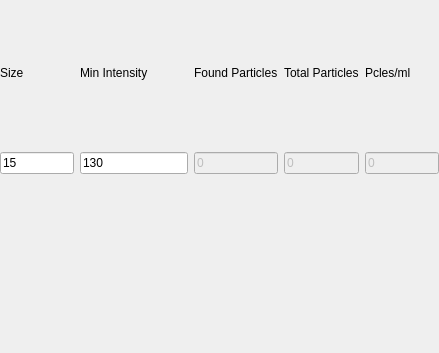
<?xml version="1.0" encoding="UTF-8"?>
<ui version="4.0">
 <class>Form</class>
 <widget class="QWidget" name="Form">
  <property name="geometry">
   <rect>
    <x>0</x>
    <y>0</y>
    <width>439</width>
    <height>353</height>
   </rect>
  </property>
  <property name="windowTitle">
   <string>Form</string>
  </property>
  <layout class="QVBoxLayout" name="verticalLayout">
   <property name="leftMargin">
    <number>0</number>
   </property>
   <property name="topMargin">
    <number>0</number>
   </property>
   <property name="rightMargin">
    <number>0</number>
   </property>
   <property name="bottomMargin">
    <number>0</number>
   </property>
   <item>
    <widget class="QWidget" name="settings_widget" native="true">
     <property name="maximumSize">
      <size>
       <width>16777215</width>
       <height>16777215</height>
      </size>
     </property>
     <layout class="QGridLayout" name="gridLayout">
      <property name="leftMargin">
       <number>0</number>
      </property>
      <property name="topMargin">
       <number>0</number>
      </property>
      <property name="rightMargin">
       <number>0</number>
      </property>
      <property name="bottomMargin">
       <number>0</number>
      </property>
      <item row="0" column="0">
       <widget class="QLabel" name="label">
        <property name="text">
         <string>Size</string>
        </property>
       </widget>
      </item>
      <item row="1" column="0">
       <widget class="QLineEdit" name="size_line">
        <property name="toolTip">
         <string>&lt;html&gt;&lt;head/&gt;&lt;body&gt;&lt;p&gt;Approximate size of the particles in pixels&lt;/p&gt;&lt;/body&gt;&lt;/html&gt;</string>
        </property>
        <property name="text">
         <string>15</string>
        </property>
       </widget>
      </item>
      <item row="1" column="3">
       <widget class="QLineEdit" name="min_mass_line">
        <property name="sizePolicy">
         <sizepolicy hsizetype="Fixed" vsizetype="Fixed">
          <horstretch>2</horstretch>
          <verstretch>0</verstretch>
         </sizepolicy>
        </property>
        <property name="minimumSize">
         <size>
          <width>0</width>
          <height>0</height>
         </size>
        </property>
        <property name="toolTip">
         <string>&lt;html&gt;&lt;head/&gt;&lt;body&gt;&lt;p&gt;Minimum intensity to apply as a threshold&lt;/p&gt;&lt;/body&gt;&lt;/html&gt;</string>
        </property>
        <property name="text">
         <string>130</string>
        </property>
       </widget>
      </item>
      <item row="1" column="4">
       <widget class="QLineEdit" name="found_particles_line">
        <property name="enabled">
         <bool>false</bool>
        </property>
        <property name="toolTip">
         <string>Number of particles detected on this frame</string>
        </property>
        <property name="text">
         <string>0</string>
        </property>
       </widget>
      </item>
      <item row="1" column="5">
       <widget class="QLineEdit" name="total_particles_line">
        <property name="enabled">
         <bool>false</bool>
        </property>
        <property name="text">
         <string>0</string>
        </property>
       </widget>
      </item>
      <item row="1" column="7">
       <widget class="QLineEdit" name="concentration_line">
        <property name="enabled">
         <bool>false</bool>
        </property>
        <property name="toolTip">
         <string notr="true">&lt;html&gt;&lt;head/&gt;&lt;body&gt;&lt;p&gt;Concentration (pcles/ml)&lt;/p&gt;&lt;/body&gt;&lt;/html&gt;</string>
        </property>
        <property name="text">
         <string>0</string>
        </property>
       </widget>
      </item>
      <item row="0" column="3">
       <widget class="QLabel" name="label_2">
        <property name="text">
         <string>Min Intensity</string>
        </property>
        <property name="buddy">
         <cstring>min_mass_line</cstring>
        </property>
       </widget>
      </item>
      <item row="0" column="4">
       <widget class="QLabel" name="label_7">
        <property name="text">
         <string>Found Particles</string>
        </property>
        <property name="buddy">
         <cstring>found_particles_line</cstring>
        </property>
       </widget>
      </item>
      <item row="0" column="5">
       <widget class="QLabel" name="label_10">
        <property name="text">
         <string>Total Particles</string>
        </property>
        <property name="buddy">
         <cstring>total_particles_line</cstring>
        </property>
       </widget>
      </item>
      <item row="0" column="7">
       <widget class="QLabel" name="label_5">
        <property name="text">
         <string>Pcles/ml</string>
        </property>
        <property name="buddy">
         <cstring>concentration_line</cstring>
        </property>
       </widget>
      </item>
     </layout>
    </widget>
   </item>
   <item>
    <widget class="QWidget" name="video_widget" native="true">
     <layout class="QHBoxLayout" name="horizontalLayout_2">
      <property name="leftMargin">
       <number>0</number>
      </property>
      <property name="topMargin">
       <number>0</number>
      </property>
      <property name="rightMargin">
       <number>0</number>
      </property>
      <property name="bottomMargin">
       <number>0</number>
      </property>
     </layout>
    </widget>
   </item>
  </layout>
 </widget>
 <resources/>
 <connections/>
</ui>
